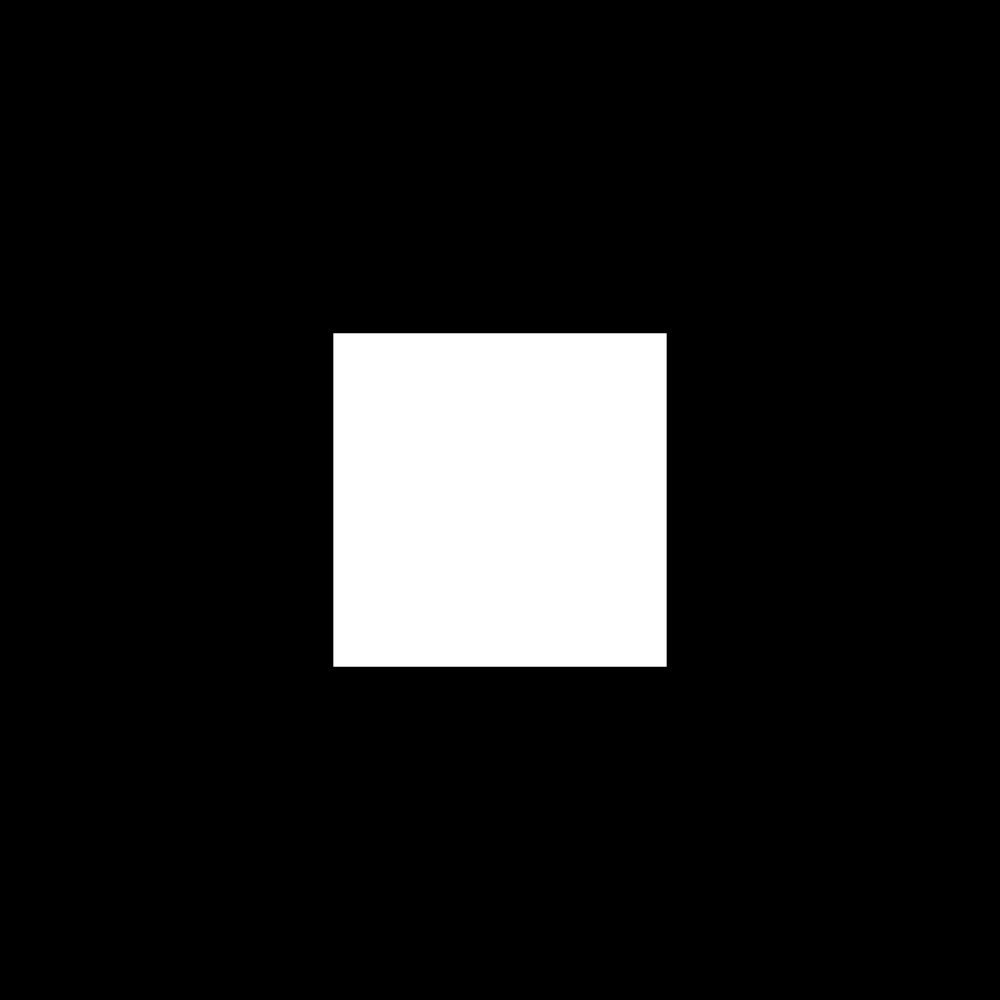
Frame 1 (no input)
Frame 60 (no input): identical to frame 1, image omitted
Frame 120 (the mouse pressed at the canvas centre since frame 60): identical to frame 1, image omitted

The p5.js sketch that drew this single still picture (run headless with seeded random() and noise() and a simulated clock; from frame 60 on, the mouse is pressed at the canvas centre):

// p5.js sketch
// ── sketch.js
var n = 1;
var size_;
function setup() {
  if(window.innerWidth>window.innerHeight)size_=window.innerHeight;
  else size_=window.innerWidth;
    createCanvas(size_,size_);
    background(0);
    noStroke();
    noSmooth();
    fill(255);
}

function windowResized() {
    if(window.innerWidth>window.innerHeight){
		resizeCanvas(window.innerHeight, window.innerHeight);
	size_=window.innerHeight;}
	else {
		resizeCanvas(window.innerWidth, window.innerWidth);
	size_=window.innerWidth;}
  background(0);
  n=1;
}

function draw() {

	background(0);
	drawRect(n);

}

function drawRect(n) {
    var level = pow(3, n);
    var xOffset = width / level;
    var yOffset = height / level;
    for (var x = 0; x < level ; x++)
    {
        for (var y = 0; y < level ; y++)
        {
            if (x % 3 == 1 && y % 3 == 1) rect(x*xOffset, y*yOffset, xOffset,yOffset);
        }
	}
}

function mouseClicked() {
	
	if (n < 5) n++;
	else if (n == 5) n = 0;
	console.log(n);
}
